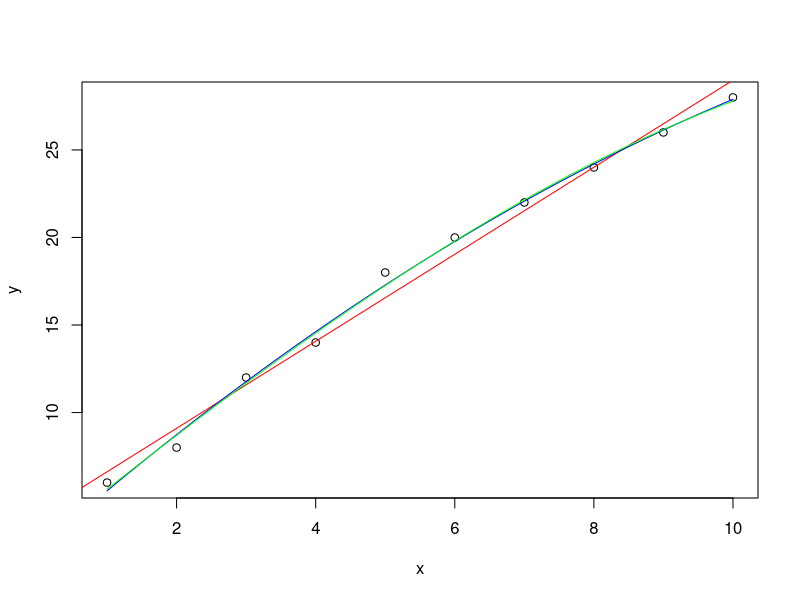

This figure's R source:
x=c(1,2,3,4,5,6,7,8,9,10)
y=c(6,8,12,14,18,20,22,24,26,28)
xsq=x^2
xcub=x^3
plot(x,y)
fit1=lm(y~x)
abline(fit1, col='red')
fit2=lm(y~x+xsq)
xv=seq(min(x),max(x),0.01)
yv=predict(fit2, list(x=xv,xsq=xv^2))
lines(xv,yv,col='blue')
fit3=lm(y~x+xsq+xcub)
xx=seq(min(x),max(x),0.01)
yy=predict(fit3, list(x=xx, xsq=xx^2, xcub=xx^3))
lines(xx,yy,col='green')
summary(fit1)
summary(fit2)
summary(fit3)
